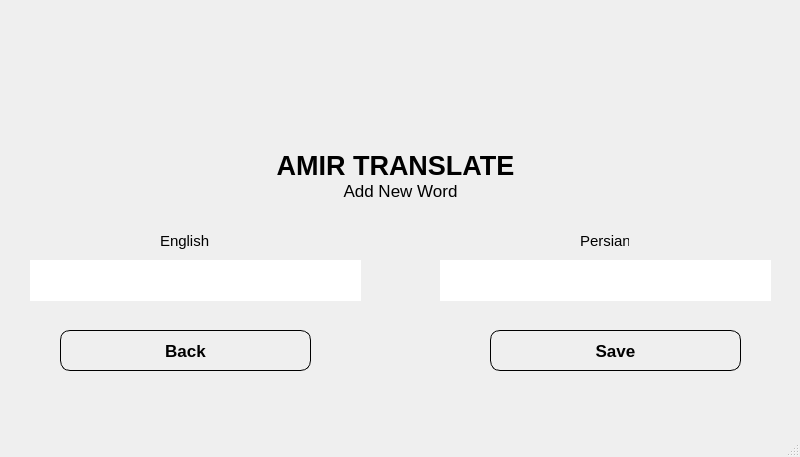
<?xml version="1.0" encoding="UTF-8"?>
<ui version="4.0">
 <class>MainWindow</class>
 <widget class="QMainWindow" name="MainWindow">
  <property name="geometry">
   <rect>
    <x>0</x>
    <y>0</y>
    <width>800</width>
    <height>457</height>
   </rect>
  </property>
  <property name="windowTitle">
   <string>Add New Word</string>
  </property>
  <widget class="QWidget" name="centralwidget">
   <widget class="QTextEdit" name="text_english">
    <property name="geometry">
     <rect>
      <x>30</x>
      <y>260</y>
      <width>331</width>
      <height>41</height>
     </rect>
    </property>
    <property name="styleSheet">
     <string notr="true">border-radius:10px</string>
    </property>
   </widget>
   <widget class="QLabel" name="label_2">
    <property name="geometry">
     <rect>
      <x>260</x>
      <y>130</y>
      <width>271</width>
      <height>71</height>
     </rect>
    </property>
    <property name="font">
     <font>
      <pointsize>20</pointsize>
      <bold>true</bold>
     </font>
    </property>
    <property name="text">
     <string>AMIR TRANSLATE</string>
    </property>
    <property name="alignment">
     <set>Qt::AlignCenter</set>
    </property>
   </widget>
   <widget class="QLabel" name="label">
    <property name="geometry">
     <rect>
      <x>340</x>
      <y>30</y>
      <width>111</width>
      <height>111</height>
     </rect>
    </property>
    <property name="styleSheet">
     <string notr="true">background-image:url(images/translate-icon.png);  background-repeat: no-repeat, repeat;
</string>
    </property>
    <property name="text">
     <string/>
    </property>
   </widget>
   <widget class="QLabel" name="label_4">
    <property name="geometry">
     <rect>
      <x>580</x>
      <y>230</y>
      <width>49</width>
      <height>21</height>
     </rect>
    </property>
    <property name="font">
     <font>
      <pointsize>11</pointsize>
     </font>
    </property>
    <property name="text">
     <string>Persian</string>
    </property>
   </widget>
   <widget class="QPushButton" name="btn_back">
    <property name="geometry">
     <rect>
      <x>60</x>
      <y>330</y>
      <width>251</width>
      <height>41</height>
     </rect>
    </property>
    <property name="font">
     <font>
      <pointsize>13</pointsize>
      <bold>true</bold>
     </font>
    </property>
    <property name="styleSheet">
     <string notr="true">border-radius:10px;border:1px solid #000</string>
    </property>
    <property name="text">
     <string>Back</string>
    </property>
   </widget>
   <widget class="QLabel" name="label_3">
    <property name="geometry">
     <rect>
      <x>160</x>
      <y>230</y>
      <width>49</width>
      <height>21</height>
     </rect>
    </property>
    <property name="font">
     <font>
      <pointsize>11</pointsize>
     </font>
    </property>
    <property name="text">
     <string>English</string>
    </property>
   </widget>
   <widget class="QTextEdit" name="text_persian">
    <property name="geometry">
     <rect>
      <x>440</x>
      <y>260</y>
      <width>331</width>
      <height>41</height>
     </rect>
    </property>
    <property name="styleSheet">
     <string notr="true">border-radius:10px</string>
    </property>
   </widget>
   <widget class="QLabel" name="label_5">
    <property name="geometry">
     <rect>
      <x>320</x>
      <y>180</y>
      <width>161</width>
      <height>21</height>
     </rect>
    </property>
    <property name="font">
     <font>
      <pointsize>13</pointsize>
      <bold>false</bold>
     </font>
    </property>
    <property name="text">
     <string>Add New Word</string>
    </property>
    <property name="alignment">
     <set>Qt::AlignCenter</set>
    </property>
   </widget>
   <widget class="QPushButton" name="btn_save">
    <property name="geometry">
     <rect>
      <x>490</x>
      <y>330</y>
      <width>251</width>
      <height>41</height>
     </rect>
    </property>
    <property name="font">
     <font>
      <pointsize>13</pointsize>
      <bold>true</bold>
     </font>
    </property>
    <property name="styleSheet">
     <string notr="true">border-radius:10px;border:1px solid #000</string>
    </property>
    <property name="text">
     <string>Save</string>
    </property>
   </widget>
   <widget class="QLabel" name="message">
    <property name="geometry">
     <rect>
      <x>280</x>
      <y>390</y>
      <width>231</width>
      <height>20</height>
     </rect>
    </property>
    <property name="text">
     <string/>
    </property>
    <property name="alignment">
     <set>Qt::AlignCenter</set>
    </property>
   </widget>
  </widget>
  <widget class="QMenuBar" name="menubar">
   <property name="geometry">
    <rect>
     <x>0</x>
     <y>0</y>
     <width>800</width>
     <height>22</height>
    </rect>
   </property>
  </widget>
  <widget class="QStatusBar" name="statusbar"/>
 </widget>
 <resources/>
 <connections/>
</ui>
